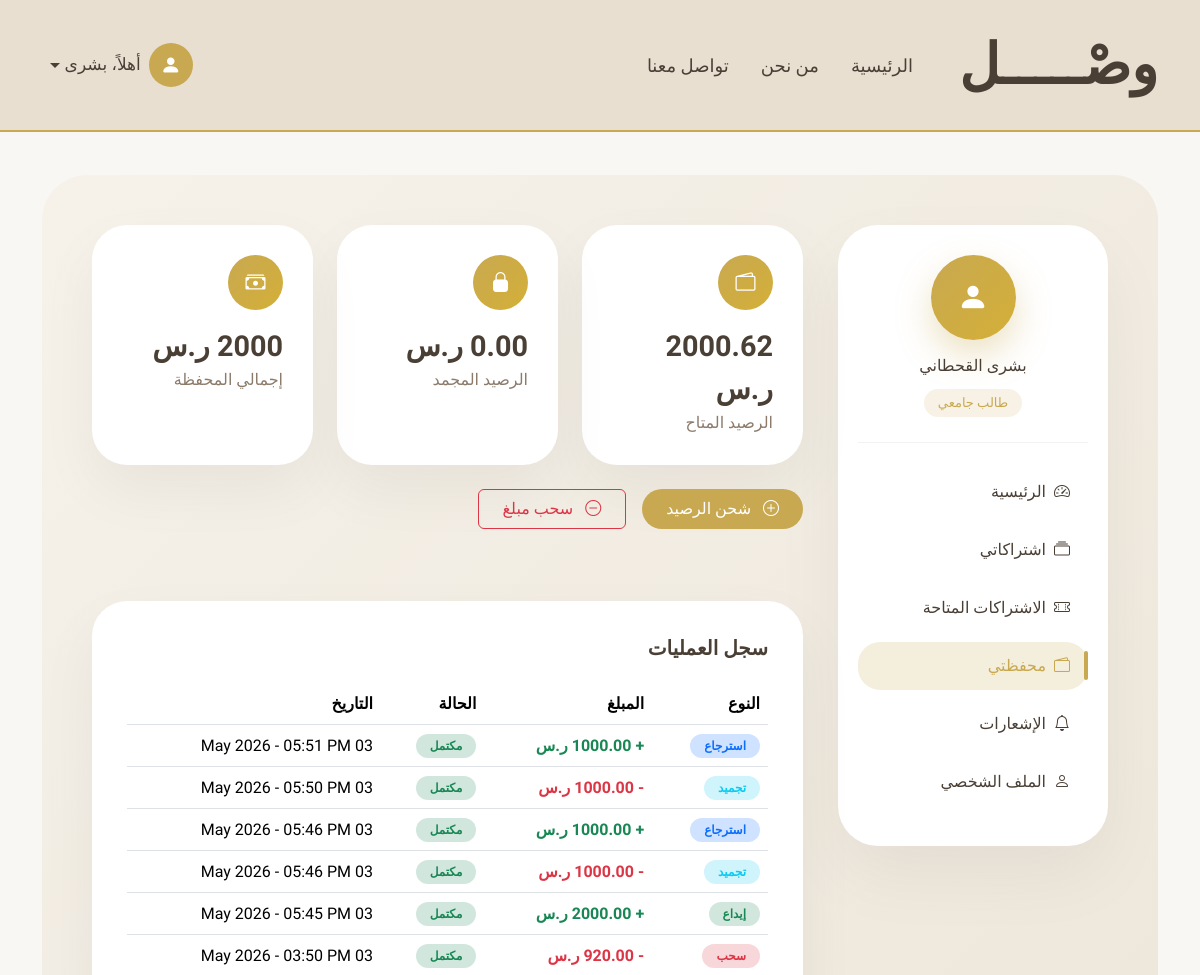
Before: /wallet/ (signed in, upper part) with the older database file.
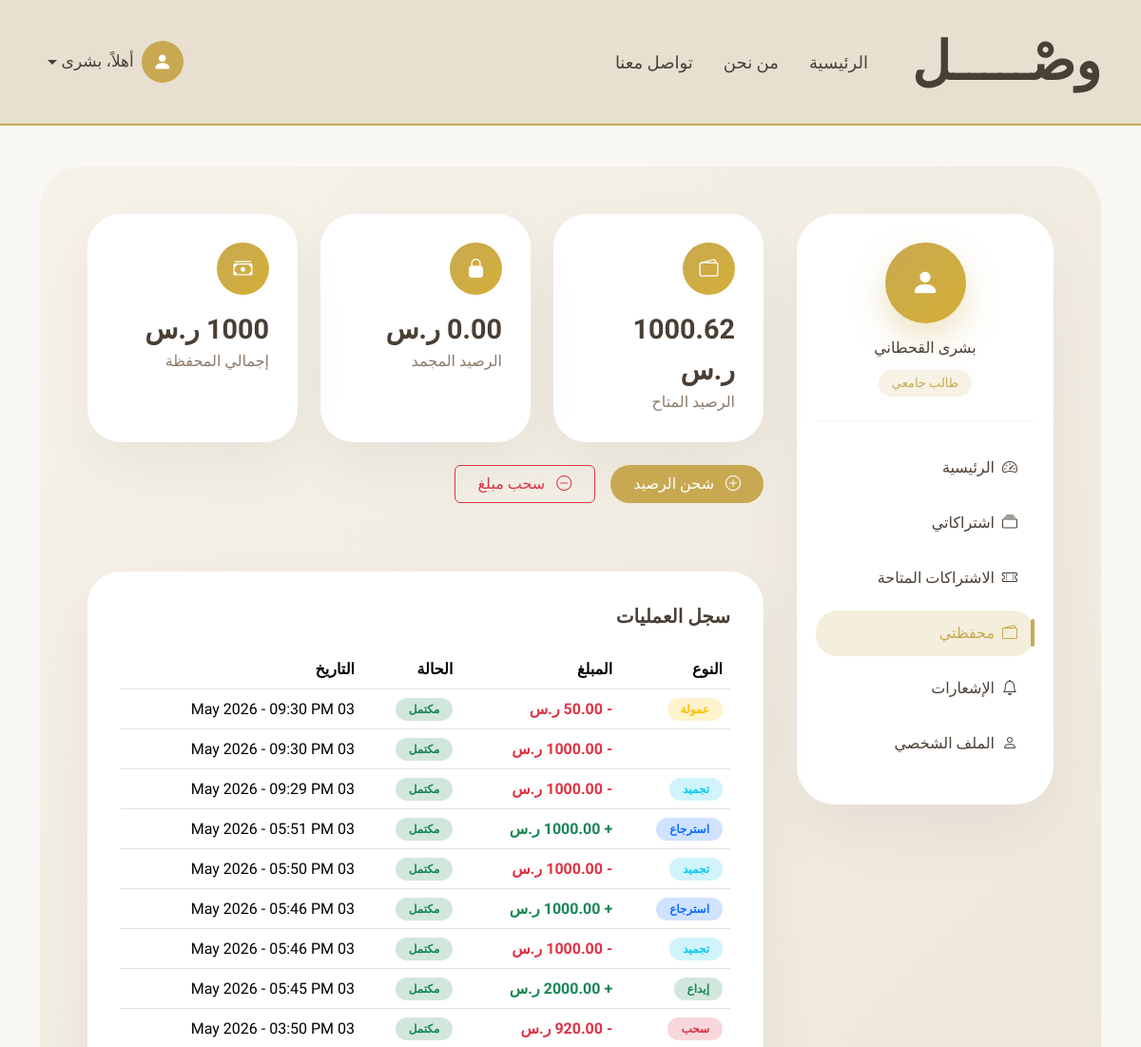
After: the same page with the newer database file.
### payment/models.py (models this page shows, shortened)
class Wallet(models.Model):
    user = models.OneToOneField(
        settings.AUTH_USER_MODEL,
        on_delete=models.CASCADE,
        related_name="wallet"
    )
    balance = models.DecimalField(
        max_digits=10,
        decimal_places=2,
        default=0
    )
    frozen_balance = models.DecimalField(
        max_digits=10,
        decimal_places=2,
        default=0
    )
    created_at = models.DateTimeField(auto_now_add=True)

class Transaction(models.Model):
    TYPE_CHOICES = (
        ("deposit", "إيداع"),
        ("freeze", "تجميد"),
        ("release", "فك التجميد"),
        ("commission", "عمولة"),
        ("refund", "استرجاع"),
        ("withdraw", "سحب"),
    )
    STATUS_CHOICES = (
        ("pending", "قيد المعالجة"),
        ("completed", "مكتمل"),
        ("cancelled", "ملغي"),
    )
    wallet = models.ForeignKey(
        Wallet,
        on_delete=models.CASCADE,
        related_name="transactions"
    )
    subscription_request = models.ForeignKey(
        "subscriptions.SubscriptionRequest",
        on_delete=models.SET_NULL,
        null=True,
        blank=True
    )
    type = models.CharField(max_length=20, choices=TYPE_CHOICES)
    amount = models.DecimalField(max_digits=10, decimal_places=2)
    commission_amount = models.DecimalField(
        max_digits=10,
        decimal_places=2,
        default=0
    )
    status = models.CharField(
        max_length=20,
        choices=STATUS_CHOICES,
        default="completed"
    )
    created_at = models.DateTimeField(auto_now_add=True)

### payment/views.py (the view, shortened to what this page needs)
# urls.py: path("wallet/", wallet_view, name="wallet"),
@login_required
def wallet_view(request):
    wallet = request.user.wallet
    is_driver_blocked = False
    if request.user.role == "driver":
        profile = getattr(request.user, "driver_profile", None)
        if profile and profile.verification_status != "approved":
            is_driver_blocked = True
    transactions = wallet.transactions.order_by("-created_at")
    if request.user.role == "driver":
        template = "payment/wallet_driver.html"
    else:
        template = "payment/wallet_student.html"
    available_to_withdraw = Decimal("0.00")
    frozen_amount = max(wallet.balance - available_to_withdraw, Decimal("0.00"))
    context = {
        "wallet": wallet,
        "transactions": transactions,
        "is_driver_blocked": is_driver_blocked,  # 🔥 مهم
        "available_to_withdraw": available_to_withdraw,  # 🔥 الجديد
        "frozen_amount": frozen_amount,  # 🔥 الجديد
    }
    return render(request, template, context)

### payment/templates/payment/wallet_student.html (shortened to what this page needs)
{% extends "student/base_student.html" %}
{% block student_content %}
<div class="row g-4 mb-5">
    <div class="col-md-4">
        <div class="wallet-card">
            <div class="wallet-icon">
                <i class="bi bi-wallet2"></i>
            </div>
            <div class="wallet-number">{{ wallet.balance }} ر.س</div>
            <div class="wallet-label">الرصيد المتاح</div>
        </div>
    </div>
    <div class="col-md-4">
        <div class="wallet-card">
            <div class="wallet-icon">
                <i class="bi bi-lock-fill"></i>
            </div>
            <div class="wallet-number">{{ wallet.frozen_balance }} ر.س</div>
            <div class="wallet-label">الرصيد المجمد</div>
        </div>
    </div>
    <div class="col-md-4">
        <div class="wallet-card">
            <div class="wallet-icon">
                <i class="bi bi-cash-stack"></i>
            </div>
            <div class="wallet-number">
                {{ wallet.balance|add:wallet.frozen_balance }} ر.س
            </div>
            <div class="wallet-label">إجمالي المحفظة</div>
        </div>
    </div>
    <div class="d-flex gap-3 mb-4">
    <button class="btn btn-accent px-4"
            data-bs-toggle="modal"
            data-bs-target="#depositModal">
        <i class="bi bi-plus-circle me-2"></i>
        شحن الرصيد
    </button>
    <button class="btn btn-outline-danger px-4"
            data-bs-toggle="modal"
            data-bs-target="#withdrawModal">
        <i class="bi bi-dash-circle me-2"></i>
        سحب مبلغ
    </button>
</div>
</div>
<div class="wallet-section">
    <h5 class="fw-bold mb-4">سجل العمليات</h5>
    <div class="table-responsive">
        <table class="table align-middle">
            <thead>
                <tr>
                    <th>النوع</th>
                    <th>المبلغ</th>
                    <th>الحالة</th>
                    <th>التاريخ</th>
                </tr>
            </thead>
            <tbody>
                {% for tx in transactions %}
                <tr>
                    <td>
                        {% if tx.type == "deposit" %}
                            <span class="badge bg-success-subtle text-success transaction-badge">إيداع</span>
                        {% elif tx.type == "withdraw" %}
                            <span class="badge bg-danger-subtle text-danger transaction-badge">سحب</span>
                        {% elif tx.type == "freeze" %}
                            <span class="badge bg-info-subtle text-info transaction-badge">تجميد</span>
                        {% elif tx.type == "refund" %}
                            <span class="badge bg-primary-subtle text-primary transaction-badge">استرجاع</span>
                        {% elif tx.type == "commission" %}
                            <span class="badge bg-warning-subtle text-warning transaction-badge">عمولة</span>
                        {% endif %}
                    </td>
                    <td class="fw-bold">
                        {% if tx.type == "deposit" or tx.type == "refund" %}
                            <span class="text-success">
                                + {{ tx.amount }} ر.س
                            </span>
                        {% else %}
                            <span class="text-danger">
                                - {{ tx.amount }} ر.س
                            </span>
                        {% endif %}
                    </td>
                    <td>
                        <span class="badge bg-success-subtle text-success transaction-badge">
                            {{ tx.get_status_display }}
                        </span>
                    </td>
                    <td>
                        {{ tx.created_at|date:"d M Y - h:i A" }}
                    </td>
                </tr>
                {% empty %}
                <tr>
                    <td colspan="4" class="text-center text-muted">
                        لا توجد عمليات حتى الآن
                    </td>
                </tr>
                {% endfor %}
            </tbody>
        </table>
    </div>
</div>
{% endblock %}

Changed rows visible on the page:
changed Wallet: balance "2000.62" → "1000.62"
added Transaction: type "عمولة", amount "50.00", status "مكتمل", created_at "03 May 2026 - 09:30 PM"
added Transaction: status "مكتمل", created_at "03 May 2026 - 09:30 PM"
added Transaction: type "تجميد", status "مكتمل", created_at "03 May 2026 - 09:29 PM"
